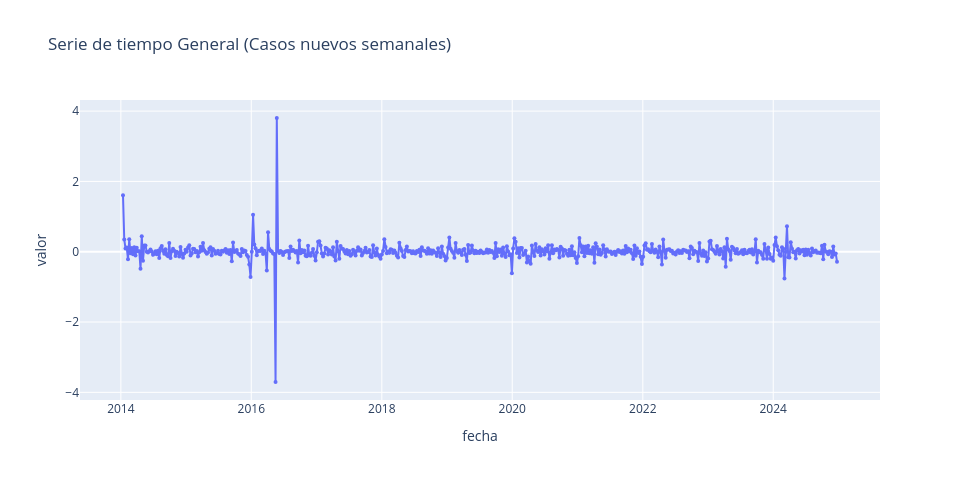

The notebook cell saved with this chart:
### Markdown cell above
* Se realiza un diferenciación a la serie logarítmica para lograr estacionaridad y poder trabajar con otros modelos clásicos.

### Code cell
df_log_diff = df_log.copy()
df_diff1 = df_log_diff.set_index('fecha').diff().dropna().reset_index()

x= 'fecha'
y= 'valor'
title = 'Serie de tiempo General (Casos nuevos semanales)'
# Gráfica de línea con plotly / seaborn según selección del usuario
tsp.plot_timeseries(df_diff1, x=x, y=y, title=title, plotly_engine=USE_PLOTLY)

### Figure 1 — Plotly figure (JSON) as saved in the notebook; plotly's stock layout.template omitted (floating-point values rounded to 4 significant figures; data arrays with more than 128 entries replaced by an {"elided": "..."} marker saying what was removed)
{"data": [{"customdata": {"elided": "572x1 int values"}, "hovertemplate": "fecha=%{x}<br>valor=%{y}<br>semana=%{customdata[0]}<extra></extra>", "legendgroup": "", "line": {"color": "#636efa", "dash": "solid"}, "marker": {"size": 4, "symbol": "circle"}, "mode": "lines+markers", "name": "", "orientation": "v", "showlegend": false, "type": "scatter", "x": {"elided": "572 str values"}, "xaxis": "x", "y": {"elided": "572 float values"}, "yaxis": "y"}], "layout": {"height": 480, "legend": {"tracegroupgap": 0}, "title": {"text": "Serie de tiempo General (Casos nuevos semanales)"}, "width": 960, "xaxis": {"anchor": "y", "domain": [0, 1], "title": {"text": "fecha"}}, "yaxis": {"anchor": "x", "domain": [0, 1], "title": {"text": "valor"}}}}
